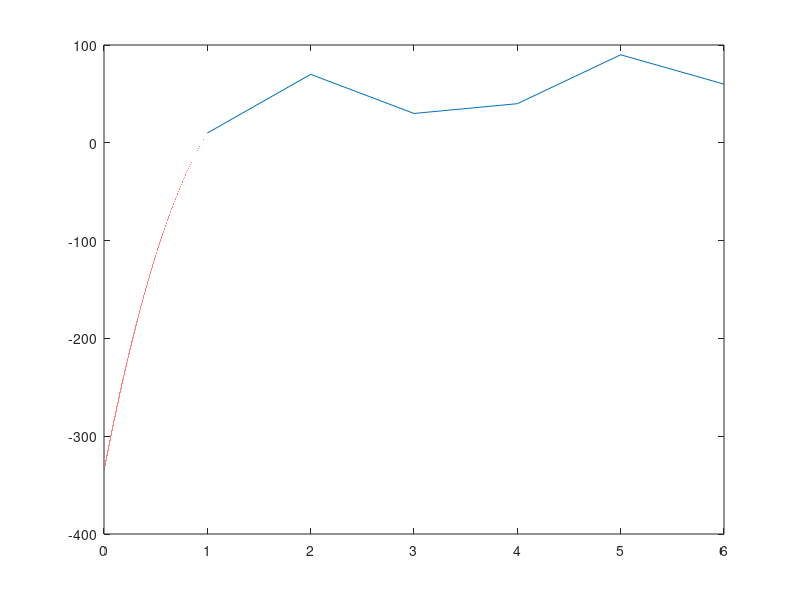

MATLAB code for this plot:
clc
y=[10, 70, 30, 40, 90, 60];
%y= @(x) sin(x);
x=[1, 2, 3, 4, 5, 6];
%x=1;
%x=[1:0.1:6];
plot(x,y)
hold on;

i = [0:0.00001:6];
T = spline(x,y,i);
plot(i,T)
fprintf('%f',T)